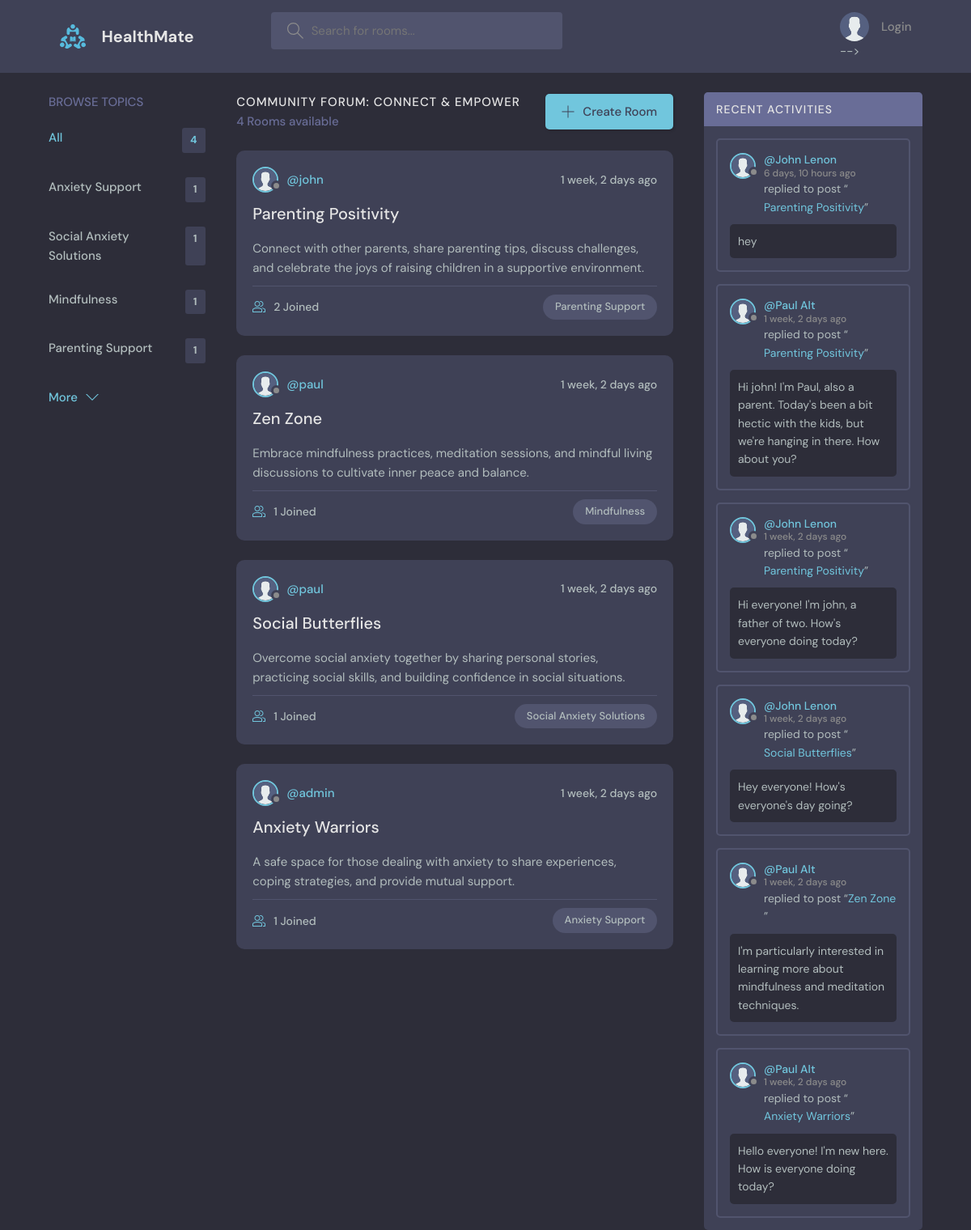
The page / on the database its author committed.
### base/models.py (models this page shows, shortened)
class Topic(models.Model):
    name=models.CharField(max_length=200)

class Room(models.Model):
    host = models.ForeignKey(User, on_delete=models.SET_NULL, null=True)
    topic = models.ForeignKey(Topic, on_delete=models.SET_NULL, null=True)
    name=models.CharField(max_length=100)
    description=models.TextField(null=True,blank=True)
    participants=models.ManyToManyField(User, related_name='participants', blank=True)
    updated = models.DateTimeField(auto_now=True)
    created = models.DateTimeField(auto_now_add=True)
    class Meta:
        ordering = ['-updated','-created']
    def __str__(self):
        return self.name

class User(AbstractUser):
    name = models.CharField(max_length=200, null=True)
    email = models.EmailField(unique=True)
    bio = models.TextField(null=True)
    avatar = models.ImageField(null=True, default="avatar.svg")
    USERNAME_FIELD = 'email'
    REQUIRED_FIELDS = []

class Message(models.Model):
    user = models.ForeignKey(User, on_delete=models.CASCADE)
    room = models.ForeignKey(Room, on_delete=models.CASCADE)
    body = models.TextField()
    updated = models.DateTimeField(auto_now=True)
    created = models.DateTimeField(auto_now_add=True)
    class Meta:
        ordering = ['-updated','-created']

### base/views.py (the view)
# urls.py: path('' , views.home , name="home"),
def home(request):
    if request.GET.get('q') != None:
        q = request.GET.get('q')
    else :
        q=''
    rooms = Room.objects.filter(
        Q(topic__name__icontains=q) |
        Q(name__icontains=q) |
        Q(description__icontains=q)
        )
    topics = Topic.objects.all()[0:5]
    room_count=rooms.count()
    room_messages = Message.objects.filter(Q(room__topic__name__icontains=q))
    context = {'rooms':rooms, 'topics':topics, 'room_count':room_count, 'room_messages':room_messages}
    return render(request, 'base/home.html' , context)

### base/templates/base/home.html (shortened to what this page needs)
{% extends 'main.html' %}
{% block content %}
    <main class="layout layout--3">
      <div class="container">
        {% include 'base/topics_component.html' %}
        <div class="roomList">
          <div class="roomList__header">
            <div>
              <h2>Community Forum: Connect & Empower</h2>
              <p>{{room_count}} Rooms available</p>
            </div>
            <a class="btn btn--main" href="{% url 'create-room' %}">
              <svg version="1.1" xmlns="http://www.w3.org/2000/svg" width="32" height="32" viewBox="0 0 32 32">
                <title>add</title>
                <path
                  d="M16.943 0.943h-1.885v14.115h-14.115v1.885h14.115v14.115h1.885v-14.115h14.115v-1.885h-14.115v-14.115z"
                ></path>
              </svg>
              Create Room
            </a>
          </div>
          {% include 'base/feed_component.html' %}
        </div>
        {% include 'base/activity_component.html' %}
      </div>
    </main>
{% endblock %}

### base/templates/base/topics_component.html
<div class="topics">
    <div class="topics__header">
      <h2>Browse Topics</h2>
    </div>
    <ul class="topics__list">
      <li>
        <a href="{% url 'home' %}" class="active">All <span>{{topics.count}}</span></a>
      </li>
      {% for topic in topics %}
      <li>
        <a href="{% url 'home' %}?q={{topic.name}}">{{topic.name}} <span>{{topic.room_set.all.count}}</span></a>
      </li>
      {% endfor %}
    </ul>
    <a class="btn btn--link" href="{% url 'topics' %}">
      More
      <svg version="1.1" xmlns="http://www.w3.org/2000/svg" width="32" height="32" viewBox="0 0 32 32">
        <title>chevron-down</title>
        <path d="M16 21l-13-13h-3l16 16 16-16h-3l-13 13z"></path>
      </svg>
    </a>
  </div>

### base/templates/base/feed_component.html (shortened to what this page needs)
{% for room in rooms %}
<div class="roomListRoom">
  <div class="roomListRoom__header">
    <a href="{% url 'user-profile' room.host.id %}" class="roomListRoom__author">
      <div class="avatar avatar--small">
        <img src="{{room.host.avatar.url}}" />
      </div>
      <span>@{{room.host.username}}</span>
    </a>
    <div class="roomListRoom__actions">
      <span>{{room.created|timesince}} ago</span>
    </div>
  </div>
  <div class="roomListRoom__content">
    <a href="{% url 'room' room.id %}">{{room.name}}</a>
    <p>{{room.description|truncatewords:30}}</p>
  </div>
  <div class="roomListRoom__meta">
    <a href="{% url 'room' room.id %}" class="roomListRoom__joined">
      {{room.participants.all.count}} Joined
    </a>
    <p class="roomListRoom__topic">{{room.topic.name}}</p>
  </div>
</div>
{% endfor %}

### base/templates/base/activity_component.html (shortened to what this page needs)
<div class="activities">
  <div class="activities__header">
    <h2>Recent Activities</h2>
  </div>
  {% for message in room_messages %}
  <div class="activities__box">
    <div class="activities__boxHeader roomListRoom__header">
      <a href="{% url 'user-profile' message.user.id %}" class="roomListRoom__author">
        <div class="avatar avatar--small">
          <img src="{{message.user.avatar.url}}" />
        </div>
        <p>
          @{{message.user.name}}
          <span>{{message.created|timesince}} ago</span>
        </p>
      </a>
    </div>
    <div class="activities__boxContent">
      <p>replied to post “<a href="{% url 'room' message.room.id %}">{{message.room}}</a>”</p>
      <div class="activities__boxRoomContent">
        {{message.body}}
      </div>
    </div>
  </div>
  {% endfor %}
</div>

### rows shown on the page
Topic: name "Anxiety Support", room_set.all.count "1"
Topic: name "Social Anxiety Solutions", room_set.all.count "1"
Topic: name "Mindfulness", room_set.all.count "1"
Topic: name "Parenting Support", room_set.all.count "1"
Room: host.avatar (placeholder picture), host.username "john", created "1 week, 2 days", name "Parenting Positivity", description "Connect with other parents, share parenting tips, discuss challenges, and celebrate the joys of raising children in a supportive environment.", participants.all.count "2", topic.name "Parenting Support"
Room: host.avatar (placeholder picture), host.username "paul", created "1 week, 2 days", name "Zen Zone", description "Embrace mindfulness practices, meditation sessions, and mindful living discussions to cultivate inner peace and balance.", participants.all.count "1", topic.name "Mindfulness"
Room: host.avatar (placeholder picture), host.username "paul", created "1 week, 2 days", name "Social Butterflies", description "Overcome social anxiety together by sharing personal stories, practicing social skills, and building confidence in social situations.", participants.all.count "1", topic.name "Social Anxiety Solutions"
Room: host.avatar (placeholder picture), host.username "admin", created "1 week, 2 days", name "Anxiety Warriors", description "A safe space for those dealing with anxiety to share experiences, coping strategies, and provide mutual support.", participants.all.count "1", topic.name "Anxiety Support"
Message: user.avatar (placeholder picture), user.name "John Lenon", created "6 days, 10 hours", room "Parenting Positivity", body "hey"
Message: user.avatar (placeholder picture), user.name "Paul Alt", created "1 week, 2 days", room "Parenting Positivity", body "Hi john! I'm Paul, also a parent. Today's been a bit hectic with the kids, but we're hanging in there. How about you?"
Message: user.avatar (placeholder picture), user.name "John Lenon", created "1 week, 2 days", room "Parenting Positivity", body "Hi everyone! I'm john, a father of two. How's everyone doing today?"
Message: user.avatar (placeholder picture), user.name "John Lenon", created "1 week, 2 days", room "Social Butterflies", body "Hey everyone! How's everyone's day going?"
Message: user.avatar (placeholder picture), user.name "Paul Alt", created "1 week, 2 days", room "Zen Zone", body "I'm particularly interested in learning more about mindfulness and meditation techniques."
Message: user.avatar (placeholder picture), user.name "Paul Alt", created "1 week, 2 days", room "Anxiety Warriors", body "Hello everyone! I'm new here. How is everyone doing today?"

### other values the page prints
{{ topics.count }} "4"
{{ room_count }} "4"
